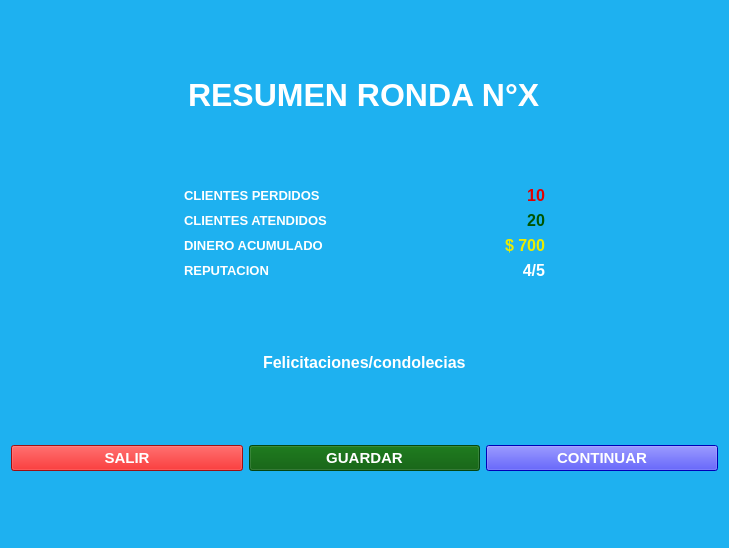
<?xml version="1.0" encoding="UTF-8"?>
<ui version="4.0">
 <class>post_ronda</class>
 <widget class="QWidget" name="post_ronda">
  <property name="geometry">
   <rect>
    <x>0</x>
    <y>0</y>
    <width>729</width>
    <height>548</height>
   </rect>
  </property>
  <property name="windowTitle">
   <string>Resumen- Post-Ronda</string>
  </property>
  <property name="styleSheet">
   <string notr="true">QWidget{
background-color: rgb(30, 177, 240);
}</string>
  </property>
  <layout class="QVBoxLayout" name="verticalLayout">
   <item>
    <spacer name="verticalSpacer_2">
     <property name="orientation">
      <enum>Qt::Vertical</enum>
     </property>
     <property name="sizeHint" stdset="0">
      <size>
       <width>20</width>
       <height>40</height>
      </size>
     </property>
    </spacer>
   </item>
   <item>
    <layout class="QHBoxLayout" name="horizontalLayout">
     <item>
      <spacer name="horizontalSpacer">
       <property name="orientation">
        <enum>Qt::Horizontal</enum>
       </property>
       <property name="sizeHint" stdset="0">
        <size>
         <width>40</width>
         <height>20</height>
        </size>
       </property>
      </spacer>
     </item>
     <item>
      <widget class="QLabel" name="label_resumen_ronda">
       <property name="font">
        <font>
         <family>Yu Gothic UI</family>
         <pointsize>24</pointsize>
         <weight>75</weight>
         <italic>false</italic>
         <bold>true</bold>
        </font>
       </property>
       <property name="styleSheet">
        <string notr="true">color: rgb(255, 255, 255);</string>
       </property>
       <property name="text">
        <string>RESUMEN RONDA N°X</string>
       </property>
      </widget>
     </item>
     <item>
      <spacer name="horizontalSpacer_2">
       <property name="orientation">
        <enum>Qt::Horizontal</enum>
       </property>
       <property name="sizeHint" stdset="0">
        <size>
         <width>40</width>
         <height>20</height>
        </size>
       </property>
      </spacer>
     </item>
    </layout>
   </item>
   <item>
    <spacer name="verticalSpacer">
     <property name="orientation">
      <enum>Qt::Vertical</enum>
     </property>
     <property name="sizeHint" stdset="0">
      <size>
       <width>20</width>
       <height>40</height>
      </size>
     </property>
    </spacer>
   </item>
   <item>
    <layout class="QHBoxLayout" name="horizontalLayout_8">
     <item>
      <spacer name="horizontalSpacer_3">
       <property name="orientation">
        <enum>Qt::Horizontal</enum>
       </property>
       <property name="sizeHint" stdset="0">
        <size>
         <width>40</width>
         <height>20</height>
        </size>
       </property>
      </spacer>
     </item>
     <item>
      <layout class="QVBoxLayout" name="verticalLayout_4">
       <item>
        <widget class="QLabel" name="label">
         <property name="font">
          <font>
           <family>Yu Gothic UI</family>
           <pointsize>10</pointsize>
           <weight>75</weight>
           <bold>true</bold>
          </font>
         </property>
         <property name="styleSheet">
          <string notr="true">color: rgb(255, 255, 255);</string>
         </property>
         <property name="text">
          <string>CLIENTES PERDIDOS</string>
         </property>
        </widget>
       </item>
       <item>
        <widget class="QLabel" name="label_3">
         <property name="font">
          <font>
           <family>Yu Gothic UI</family>
           <pointsize>10</pointsize>
           <weight>75</weight>
           <bold>true</bold>
          </font>
         </property>
         <property name="styleSheet">
          <string notr="true">color: rgb(255, 255, 255);</string>
         </property>
         <property name="text">
          <string>CLIENTES ATENDIDOS</string>
         </property>
        </widget>
       </item>
       <item>
        <widget class="QLabel" name="label_5">
         <property name="font">
          <font>
           <family>Yu Gothic UI</family>
           <pointsize>10</pointsize>
           <weight>75</weight>
           <bold>true</bold>
          </font>
         </property>
         <property name="styleSheet">
          <string notr="true">color: rgb(255, 255, 255);</string>
         </property>
         <property name="text">
          <string>DINERO ACUMULADO</string>
         </property>
        </widget>
       </item>
       <item>
        <widget class="QLabel" name="label_7">
         <property name="font">
          <font>
           <family>Yu Gothic UI</family>
           <pointsize>10</pointsize>
           <weight>75</weight>
           <bold>true</bold>
          </font>
         </property>
         <property name="styleSheet">
          <string notr="true">color: rgb(255, 255, 255);</string>
         </property>
         <property name="text">
          <string>REPUTACION</string>
         </property>
        </widget>
       </item>
      </layout>
     </item>
     <item>
      <spacer name="horizontalSpacer_5">
       <property name="orientation">
        <enum>Qt::Horizontal</enum>
       </property>
       <property name="sizeHint" stdset="0">
        <size>
         <width>40</width>
         <height>20</height>
        </size>
       </property>
      </spacer>
     </item>
     <item>
      <layout class="QVBoxLayout" name="verticalLayout_5">
       <item>
        <widget class="QLabel" name="label_clientes_perdidos">
         <property name="font">
          <font>
           <family>Yu Gothic UI</family>
           <pointsize>12</pointsize>
           <weight>75</weight>
           <bold>true</bold>
          </font>
         </property>
         <property name="styleSheet">
          <string notr="true">color: rgb(226, 0, 0);</string>
         </property>
         <property name="text">
          <string>10</string>
         </property>
         <property name="alignment">
          <set>Qt::AlignRight|Qt::AlignTrailing|Qt::AlignVCenter</set>
         </property>
        </widget>
       </item>
       <item>
        <widget class="QLabel" name="label_clientes_atendidos">
         <property name="font">
          <font>
           <family>Yu Gothic UI</family>
           <pointsize>12</pointsize>
           <weight>75</weight>
           <bold>true</bold>
          </font>
         </property>
         <property name="styleSheet">
          <string notr="true">color:rgb(0, 85, 0)</string>
         </property>
         <property name="text">
          <string>20</string>
         </property>
         <property name="alignment">
          <set>Qt::AlignRight|Qt::AlignTrailing|Qt::AlignVCenter</set>
         </property>
        </widget>
       </item>
       <item>
        <widget class="QLabel" name="label_dinero_acumulado">
         <property name="font">
          <font>
           <family>Yu Gothic UI</family>
           <pointsize>12</pointsize>
           <weight>75</weight>
           <bold>true</bold>
          </font>
         </property>
         <property name="styleSheet">
          <string notr="true">color: rgb(236, 236, 0);</string>
         </property>
         <property name="text">
          <string>$ 700</string>
         </property>
         <property name="alignment">
          <set>Qt::AlignRight|Qt::AlignTrailing|Qt::AlignVCenter</set>
         </property>
        </widget>
       </item>
       <item>
        <widget class="QLabel" name="label_reputacion">
         <property name="font">
          <font>
           <family>Yu Gothic UI</family>
           <pointsize>12</pointsize>
           <weight>75</weight>
           <bold>true</bold>
          </font>
         </property>
         <property name="styleSheet">
          <string notr="true">color: rgb(255,255,255);</string>
         </property>
         <property name="text">
          <string>4/5</string>
         </property>
         <property name="alignment">
          <set>Qt::AlignRight|Qt::AlignTrailing|Qt::AlignVCenter</set>
         </property>
        </widget>
       </item>
      </layout>
     </item>
     <item>
      <spacer name="horizontalSpacer_4">
       <property name="orientation">
        <enum>Qt::Horizontal</enum>
       </property>
       <property name="sizeHint" stdset="0">
        <size>
         <width>40</width>
         <height>20</height>
        </size>
       </property>
      </spacer>
     </item>
    </layout>
   </item>
   <item>
    <spacer name="verticalSpacer_5">
     <property name="orientation">
      <enum>Qt::Vertical</enum>
     </property>
     <property name="sizeHint" stdset="0">
      <size>
       <width>20</width>
       <height>40</height>
      </size>
     </property>
    </spacer>
   </item>
   <item>
    <layout class="QHBoxLayout" name="horizontalLayout_2">
     <item>
      <spacer name="horizontalSpacer_6">
       <property name="orientation">
        <enum>Qt::Horizontal</enum>
       </property>
       <property name="sizeHint" stdset="0">
        <size>
         <width>40</width>
         <height>20</height>
        </size>
       </property>
      </spacer>
     </item>
     <item>
      <widget class="QLabel" name="label_status_usuario">
       <property name="font">
        <font>
         <family>Yu Gothic UI</family>
         <pointsize>12</pointsize>
         <weight>75</weight>
         <bold>true</bold>
        </font>
       </property>
       <property name="styleSheet">
        <string notr="true">color: rgb(255, 255, 255);</string>
       </property>
       <property name="text">
        <string>Felicitaciones/condolecias</string>
       </property>
      </widget>
     </item>
     <item>
      <spacer name="horizontalSpacer_7">
       <property name="orientation">
        <enum>Qt::Horizontal</enum>
       </property>
       <property name="sizeHint" stdset="0">
        <size>
         <width>40</width>
         <height>20</height>
        </size>
       </property>
      </spacer>
     </item>
    </layout>
   </item>
   <item>
    <spacer name="verticalSpacer_3">
     <property name="orientation">
      <enum>Qt::Vertical</enum>
     </property>
     <property name="sizeHint" stdset="0">
      <size>
       <width>20</width>
       <height>40</height>
      </size>
     </property>
    </spacer>
   </item>
   <item>
    <layout class="QHBoxLayout" name="horizontalLayout_6">
     <item>
      <widget class="QPushButton" name="boton_salir">
       <property name="font">
        <font>
         <family>Yu Gothic UI</family>
         <pointsize>11</pointsize>
         <weight>75</weight>
         <bold>true</bold>
        </font>
       </property>
       <property name="styleSheet">
        <string notr="true">background-color: rgba(220, 0, 0, 225);
color: rgb(255, 255, 255);</string>
       </property>
       <property name="text">
        <string>SALIR</string>
       </property>
      </widget>
     </item>
     <item>
      <widget class="QPushButton" name="boton_guardar">
       <property name="font">
        <font>
         <family>Yu Gothic UI</family>
         <pointsize>11</pointsize>
         <weight>75</weight>
         <bold>true</bold>
        </font>
       </property>
       <property name="styleSheet">
        <string notr="true">background-color: rgba(0, 85, 0, 225);
color: rgb(255, 255, 255);</string>
       </property>
       <property name="text">
        <string>GUARDAR</string>
       </property>
      </widget>
     </item>
     <item>
      <widget class="QPushButton" name="boton_continuar">
       <property name="font">
        <font>
         <family>Yu Gothic UI</family>
         <pointsize>11</pointsize>
         <weight>75</weight>
         <bold>true</bold>
        </font>
       </property>
       <property name="styleSheet">
        <string notr="true">background-color: rgb(0, 0, 255);
color: rgb(255, 255, 255);</string>
       </property>
       <property name="text">
        <string>CONTINUAR</string>
       </property>
      </widget>
     </item>
    </layout>
   </item>
   <item>
    <spacer name="verticalSpacer_4">
     <property name="orientation">
      <enum>Qt::Vertical</enum>
     </property>
     <property name="sizeHint" stdset="0">
      <size>
       <width>20</width>
       <height>40</height>
      </size>
     </property>
    </spacer>
   </item>
  </layout>
 </widget>
 <resources/>
 <connections>
  <connection>
   <sender>boton_salir</sender>
   <signal>clicked()</signal>
   <receiver>post_ronda</receiver>
   <slot>salir_juego()</slot>
   <hints>
    <hint type="sourcelabel">
     <x>77</x>
     <y>309</y>
    </hint>
    <hint type="destinationlabel">
     <x>218</x>
     <y>186</y>
    </hint>
   </hints>
  </connection>
  <connection>
   <sender>boton_guardar</sender>
   <signal>clicked()</signal>
   <receiver>post_ronda</receiver>
   <slot>guardar_juego()</slot>
   <hints>
    <hint type="sourcelabel">
     <x>218</x>
     <y>309</y>
    </hint>
    <hint type="destinationlabel">
     <x>218</x>
     <y>186</y>
    </hint>
   </hints>
  </connection>
  <connection>
   <sender>boton_continuar</sender>
   <signal>clicked()</signal>
   <receiver>post_ronda</receiver>
   <slot>continuar_juego()</slot>
   <hints>
    <hint type="sourcelabel">
     <x>360</x>
     <y>309</y>
    </hint>
    <hint type="destinationlabel">
     <x>218</x>
     <y>186</y>
    </hint>
   </hints>
  </connection>
 </connections>
 <slots>
  <slot>salir_juego()</slot>
  <slot>guardar_juego()</slot>
  <slot>continuar_juego()</slot>
 </slots>
</ui>
